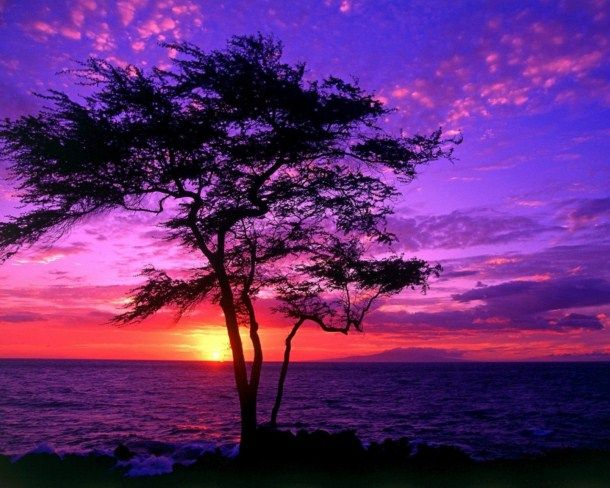
#> input picture 1 Parcial/Practica3/Procesamiento de Imagenesdave/Programas/Paisaje.jpg, 610 x 488 px, given in place of Canada.jpg, which was not available
$ python SumayResta.py
#> lines starting #> are read from the running program, lines starting #| are printed output that depends on the picture; pictures that were not available may be replaced by others from this repository, and a replacement may not be noted

import cv2

img1=cv2.imread('Canada.jpg')
#> img1 is the input picture: shape (488, 610, 3); mean B, G, R 114.9, 42.1, 98.8
img2=cv2.imread('Manzana.jpg')
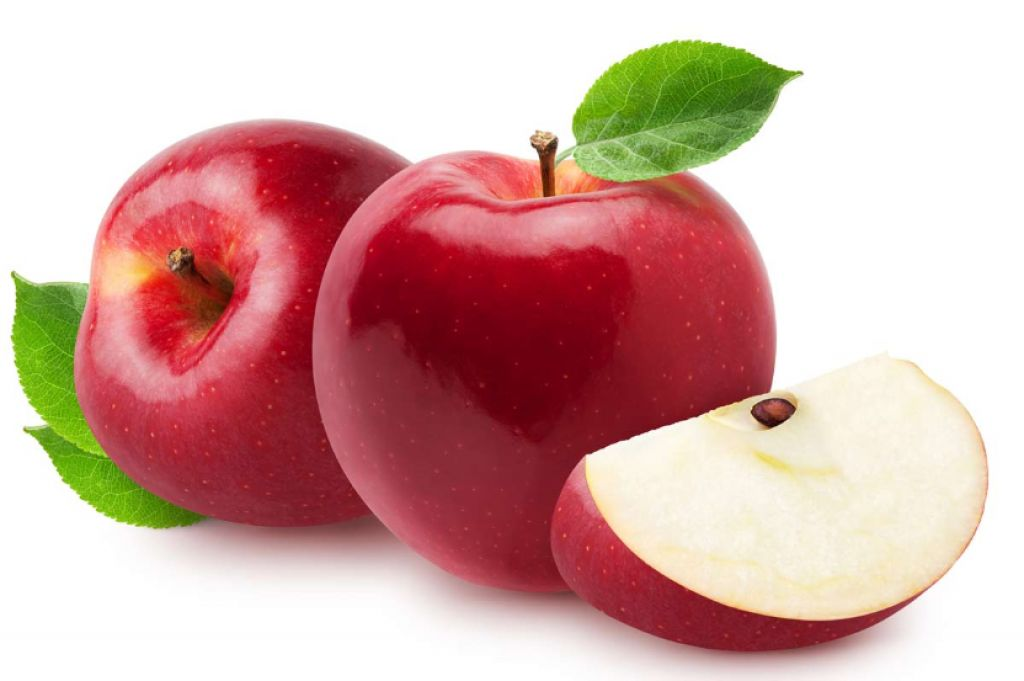
#> input picture 1 Parcial/Practica3/Procesamiento de Imagenesdave/Programas/Manzana.jpg, 1024 x 681 px
#> img2 is the input picture: shape (681, 1024, 3); mean B, G, R 166, 171.4, 212.3
img1_1=cv2.resize(img1,(300,300),interpolation= cv2.INTER_CUBIC)
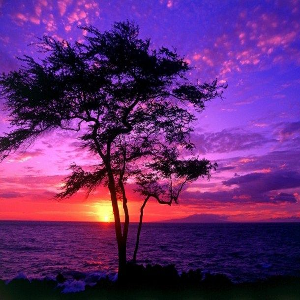
#> img1_1: shape (300, 300, 3); mean B, G, R 114.9, 42.2, 98.8
img2_2=cv2.resize(img2,(300,300),interpolation= cv2.INTER_CUBIC)
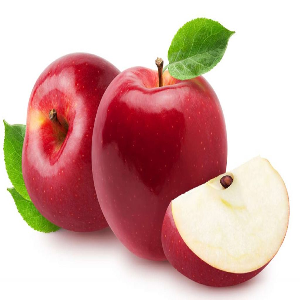
#> img2_2: shape (300, 300, 3); mean B, G, R 166, 171.4, 212.3
#Suma
suma=cv2.add(img1_1,img2_2)
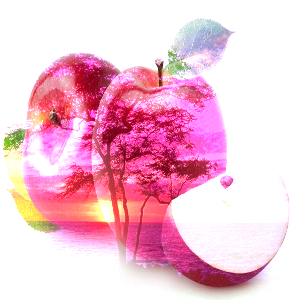
#> suma: shape (300, 300, 3); mean B, G, R 212.1, 194.1, 242.4
#Resta
resta=cv2.subtract(img1_1,img2_2)
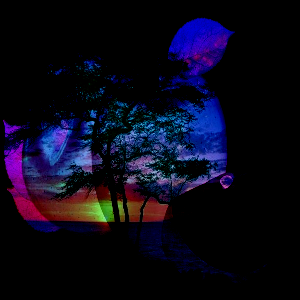
#> resta: shape (300, 300, 3); mean B, G, R 24.9, 8.5, 10.2
#
cv2.imshow('imagen 1',img1_1)
cv2.imshow('IMagen 2',img2_2)
cv2.imshow('Suma',suma)
cv2.imshow('Resta',resta)
cv2.waitKey(0)
cv2.destroyAllWindows()
